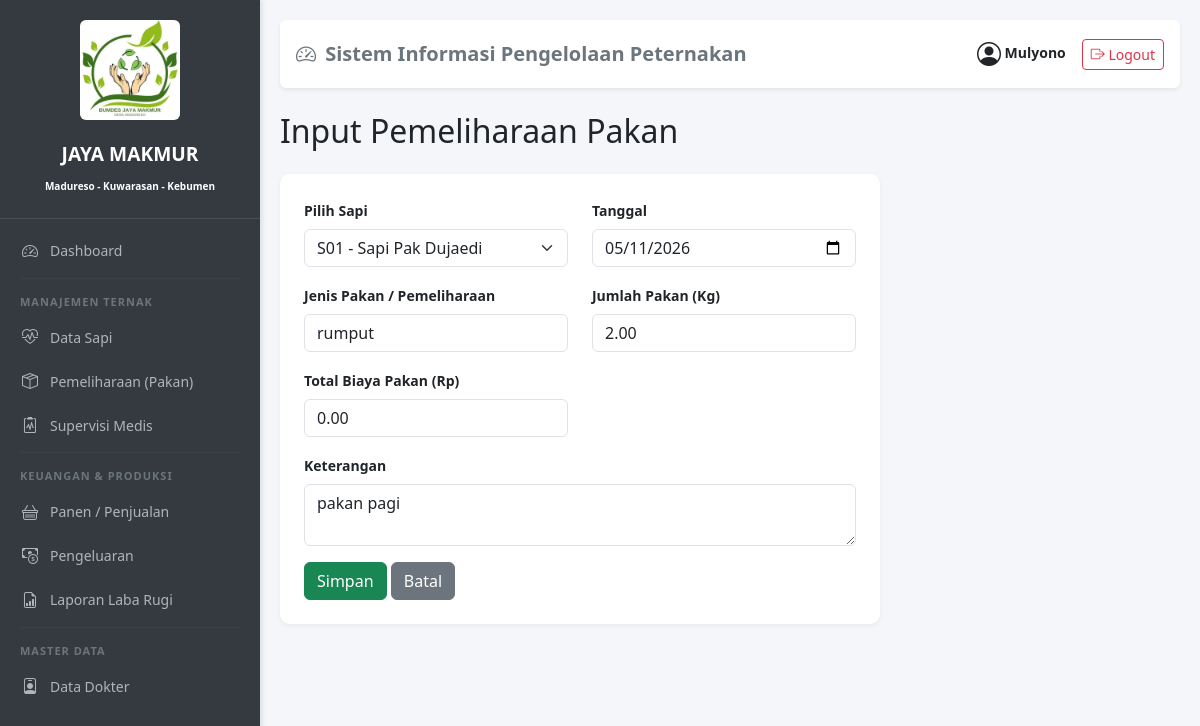
The app's page /pemeliharaan/17/edit/ (signed in) with its own data.
### peternakan/models.py (models this page shows, shortened)
class Pemeliharaan(models.Model):
    sapi = models.ForeignKey(Sapi, on_delete=models.CASCADE, related_name='riwayat_pakan')
    tanggal = models.DateField()
    jenis_pakan = models.CharField(max_length=100)
    jumlah_pakan = models.DecimalField(max_digits=8, decimal_places=2)
    biaya_pakan = models.DecimalField(max_digits=12, decimal_places=2, verbose_name="Biaya (Rp)")
    keterangan = models.TextField(blank=True, null=True)

### peternakan/views.py (the view)
# urls.py: path('pemeliharaan/<int:pk>/edit/', views.PemeliharaanUpdateView.as_view(), name='pemeliharaan_edit'),
class PemeliharaanUpdateView(LoginRequiredMixin, UpdateView):
    model = Pemeliharaan
    form_class = PemeliharaanForm
    template_name = 'peternakan/pemeliharaan/form.html'
    success_url = reverse_lazy('peternakan:pemeliharaan_list')
    login_url = '/login/'

### peternakan/forms.py
class PemeliharaanForm(BootstrapMixin, forms.ModelForm):
    class Meta:
        model = Pemeliharaan
        fields = ['sapi', 'tanggal', 'jenis_pakan', 'jumlah_pakan', 'biaya_pakan', 'keterangan']
        widgets = {'tanggal': DateInput(), 'keterangan': forms.Textarea(attrs={'rows': 2})}
    def __init__(self, *args, **kwargs):
        super().__init__(*args, **kwargs)
        self.fields['sapi'].queryset = Sapi.objects.filter(status__in=['Hidup/Sehat', 'Sakit'])
        self.fields['sapi'].empty_label = "-- Pilih Sapi --"

### peternakan/models.py (called while the page is built)
    def __str__(self):
        return f"{self.id_sapi} - {self.nama_sapi}"

### peternakan/templates/peternakan/pemeliharaan/form.html (shortened to what this page needs)
{% extends 'base.html' %}
{% block content %}
<h2 class="mb-4">Input Pemeliharaan Pakan</h2>
<div class="card p-4 col-md-8">
    <form method="post">
        <div class="row">
            <div class="col-md-6 mb-3">
                <label class="form-label fw-bold small">Pilih Sapi</label>
                {{ form.sapi }}
            </div>
            <div class="col-md-6 mb-3">
                <label class="form-label fw-bold small">Tanggal</label>
                {{ form.tanggal }}
            </div>
            <div class="col-md-6 mb-3">
                <label class="form-label fw-bold small">Jenis Pakan / Pemeliharaan</label>
                {{ form.jenis_pakan }}
            </div>
            <div class="col-md-6 mb-3">
                <label class="form-label fw-bold small">Jumlah Pakan (Kg)</label>
                {{ form.jumlah_pakan }}
            </div>
            <div class="col-md-6 mb-3">
                <label class="form-label fw-bold small">Total Biaya Pakan (Rp)</label>
                {{ form.biaya_pakan }}
            </div>
            <div class="col-md-12 mb-3">
                <label class="form-label fw-bold small">Keterangan</label>
                {{ form.keterangan }}
            </div>
        </div>
        <button type="submit" class="btn btn-success">Simpan</button>
        <a href="{% url 'peternakan:pemeliharaan_list' %}" class="btn btn-secondary">Batal</a>
    </form>
</div>
{% endblock %}

### peternakan/templates/base.html (shortened to what this page needs)
<!DOCTYPE html>
<html lang="id">
<head>
    <link href="https://cdn.jsdelivr.net/npm/bootstrap@5.3.0/dist/css/bootstrap.min.css" rel="stylesheet">
    <link rel="stylesheet" href="https://cdn.jsdelivr.net/npm/bootstrap-icons@1.10.0/font/bootstrap-icons.css">
</head>
<body>
    <div class="sidebar">
        <div class="brand text-center">
            <img src="/media/images/logo.jpeg" class="img-fluid rounded mb-3" style="max-height: 100px; object-fit:cover;">
            <div class="fw-bold mt-1" >JAYA MAKMUR</div>
            <small class="fw-bold mt-4" style="font-size: 10px;">Madureso - Kuwarasan - Kebumen</small>
        </div>
        <a href="{% url 'peternakan:dashboard' %}">
            <i class="bi bi-speedometer2"></i> Dashboard
        </a>
        <hr>
        <div class="menu-title">Manajemen Ternak</div>
        <a href="{% url 'peternakan:sapi_list' %}">
            <i class="bi bi-heart-pulse"></i> Data Sapi
        </a>
        <a href="{% url 'peternakan:pemeliharaan_list' %}">
            <i class="bi bi-box-seam"></i> Pemeliharaan (Pakan)
        </a>
        <a href="{% url 'peternakan:supervisi_list' %}">
            <i class="bi bi-clipboard2-pulse"></i> Supervisi Medis
        </a>
        <hr>
        <div class="menu-title">Keuangan & Produksi</div>
        <a href="{% url 'peternakan:panen_list' %}">
            <i class="bi bi-basket"></i> Panen / Penjualan
        </a>
        <a href="{% url 'peternakan:pengeluaran_list' %}">
            <i class="bi bi-cash-coin"></i> Pengeluaran
        </a>
        <a href="{% url 'peternakan:laporan' %}">
            <i class="bi bi-file-earmark-bar-graph"></i> Laporan Laba Rugi
        </a>
        <hr>
        <div class="menu-title">Master Data</div>
        <a href="{% url 'peternakan:dokter_list' %}">
            <i class="bi bi-person-badge"></i> Data Dokter
        </a>
    </div>
    <div class="content">
        <div class="d-flex justify-content-between align-items-center mb-4 p-3 bg-white rounded shadow-sm">
            <h5 class="mb-0 text-secondary fw-bold">
                <i class="bi bi-speedometer2 me-1"></i> Sistem Informasi Pengelolaan Peternakan
            </h5>
            <div class="d-flex align-items-center gap-3">
                <span class="text-dark small fw-semibold">
                    <i class="bi bi-person-circle fs-4 align-middle"></i>
                    {{ user.username|title }}
                </span>
                <a href="{% url 'peternakan:logout' %}" class="btn btn-sm btn-outline-danger">
                    <i class="bi bi-box-arrow-right"></i> Logout
                </a>
            </div>
        </div>
        {% block content %}
        {% endblock %}
    </div>
</body>
</html>

### peternakan/templates/base.html (style rules this page uses)
body { display: flex; min-height: 100vh; margin: 0; background-color: #f4f6f9; }
.sidebar { width: 260px; background: #343a40; color: white; padding-top: 20px; flex-shrink: 0; box-shadow: 2px 0 5px rgba(0,0,0,0.1); }
.sidebar .brand { font-size: 1.2rem; padding: 0 20px 20px 20px; border-bottom: 1px solid #495057; margin-bottom: 10px; }
.sidebar a { color: #adb5bd; text-decoration: none; display: flex; align-items: center; padding: 10px 20px; font-size: 14px; transition: 0.3s; }
.sidebar a i { margin-right: 10px; font-size: 16px; width: 20px; text-align: center; }
.sidebar .menu-title { padding: 10px 20px 5px 20px; font-size: 11px; text-transform: uppercase; letter-spacing: 1px; color: #6c757d; font-weight: bold; }
.sidebar hr { border-color: #495057; margin: 5px 20px; }
.content { flex-grow: 1; padding: 20px; overflow-y: auto; width: calc(100% - 260px); }
.card { border: none; border-radius: 10px; box-shadow: 0 2px 5px rgba(0,0,0,0.05); }

### records on screen
Pemeliharaan: sapi "S01 - Sapi Pak Dujaedi", tanggal "05/11/2026", jenis_pakan "rumput", jumlah_pakan "2.00", biaya_pakan "0.00", keterangan "pakan pagi"

### other values on screen
{{ user.username|title }} "Mulyono"
